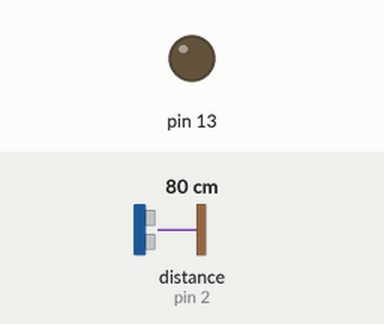
Simulated run of this sketch. Board: Arduino Uno, built with avr-gcc and run on an emulated ATmega328P. Shown: output pins drawn as LEDs (lit = HIGH). Wiring (inferred from the names in the program): ultrasonic range finder: trigger pin 8; echo pin 2. Inputs (shaded band) come from the test bench; at power-on: distance to the obstacle (sensor on pin 2) 80 cm. The echo pulse lasts 58.3 µs per cm; pins used as bus, display or sensor lines are not drawn.

Above: at 1.2 s.
1.3 s: distance to the obstacle (sensor on pin 2) set to 12 cm
2.8 s: distance to the obstacle (sensor on pin 2) set to 9 cm
At 3.3 s:
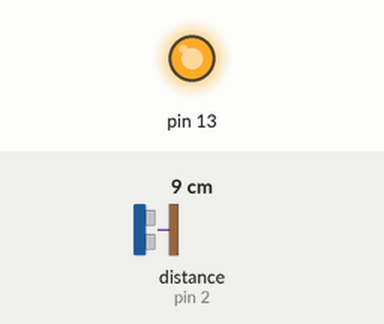
4.3 s: distance to the obstacle (sensor on pin 2) set to 18 cm
At 5.5 s:
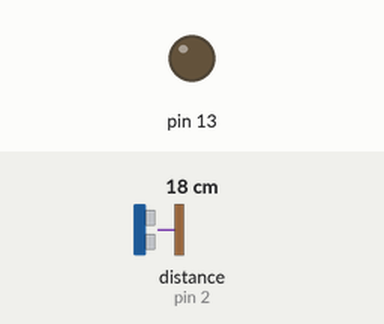
5.8 s: distance to the obstacle (sensor on pin 2) set to 2 cm
At 6.7 s:
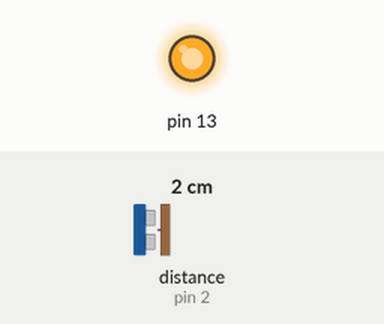
Timing chart, 0 to 8.3 s (numbered marks = the images above; inputs shaded):
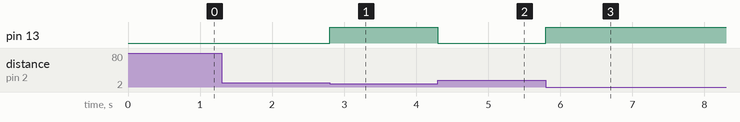

The sketch:

obj_detect_blink.ino
```cpp
/*
HC-SR04 Ultrasonic Sensor
Arduino UNO
*/
long distance;
long duration;

int echo1=2;
int trig1=8;

void setup()
{
  pinMode(13, OUTPUT);
  // put your setup code here, to run once:
  pinMode(echo1, INPUT);


  pinMode(trig1, OUTPUT);
}

void loop() {
  // put your main code here, to run repeatedly:


  // Clears the trigPin condition
  digitalWrite(trig1, LOW);
  delayMicroseconds(2);

  // Sets the trigPin HIGH (ACTIVE) for 10 microseconds
  digitalWrite(trig1, HIGH);
  delayMicroseconds(10);
  digitalWrite(trig1, LOW);

  // Reads the echoPin, returns the sound wave travel time in microseconds
  duration = pulseIn(echo1, HIGH);

  // Calculating the distance
  distance = duration * 0.034 / 2;

  if(distance<10 && distance>=0) {
    digitalWrite(13, HIGH);
  }
  else digitalWrite(13, LOW);
}
```

Measured:
- the behaviour switches between 11 and 10 cm on distance to the obstacle (sensor on pin 2) (found by bisection; images 0 and 1)
- after the input at 1.3 s, every drawn part: stays the same
- after the input at 2.8 s, pin 13: LOW → HIGH at once
- after the input at 4.3 s, pin 13: HIGH → LOW at once
- after the input at 5.8 s, pin 13: LOW → HIGH at once
